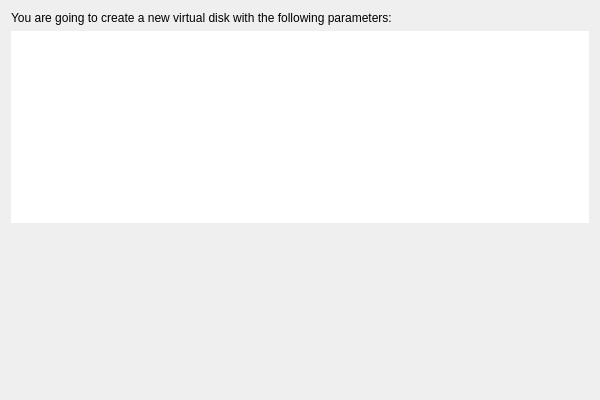
<?xml version="1.0" encoding="UTF-8"?>
<ui version="4.0">
 <comment>
 VBox frontends: Qt4 GUI ("VirtualBox"):

     Copyright (C) 2009-2011 Oracle Corporation

     This file is part of VirtualBox Open Source Edition (OSE), as
     available from http://www.virtualbox.org. This file is free software;
     you can redistribute it and/or modify it under the terms of the GNU
     General Public License (GPL) as published by the Free Software
     Foundation, in version 2 as it comes in the "COPYING" file of the
     VirtualBox OSE distribution. VirtualBox OSE is distributed in the
     hope that it will be useful, but WITHOUT ANY WARRANTY of any kind.
 </comment>
 <class>UINewHDWizardPageSummary</class>
 <widget class="QWidget" name="UINewHDWizardPageSummary">
  <property name="geometry">
   <rect>
    <x>0</x>
    <y>0</y>
    <width>600</width>
    <height>400</height>
   </rect>
  </property>
  <property name="sizePolicy">
   <sizepolicy hsizetype="Minimum" vsizetype="Minimum">
    <horstretch>0</horstretch>
    <verstretch>0</verstretch>
   </sizepolicy>
  </property>
  <layout class="QVBoxLayout" name="m_pMainLayout">
   <property name="bottomMargin" >
    <number>0</number>
   </property>
   <item>
    <widget class="QILabel" name="m_pLabel1">
     <property name="wordWrap">
      <bool>true</bool>
     </property>
     <property name="text">
      <string>You are going to create a new virtual disk with the following parameters:</string>
     </property>
    </widget>
   </item>
   <item>
    <widget class="QTextEdit" name="m_pSummaryText">
     <property name="sizePolicy">
      <sizepolicy hsizetype="Expanding" vsizetype="Fixed">
       <horstretch>0</horstretch>
       <verstretch>0</verstretch>
      </sizepolicy>
     </property>
     <property name="minimumSize">
      <size>
       <width>300</width>
       <height>0</height>
      </size>
     </property>
     <property name="frameShape">
      <enum>QFrame::NoFrame</enum>
     </property>
     <property name="readOnly">
      <bool>true</bool>
     </property>
    </widget>
   </item>
   <item>
    <widget class="QILabel" name="m_pLabel2">
     <property name="wordWrap">
      <bool>true</bool>
     </property>
    </widget>
   </item>
   <item>
    <spacer name="m_pSpacer">
     <property name="sizeHint" stdset="0">
      <size>
       <width>0</width>
       <height>0</height>
      </size>
     </property>
    </spacer>
   </item>
  </layout>
 </widget>
 <customwidgets>
  <customwidget>
   <class>QILabel</class>
   <extends>QLabel</extends>
   <header>QILabel.h</header>
  </customwidget>
 </customwidgets>
 <resources/>
 <connections/>
</ui>
